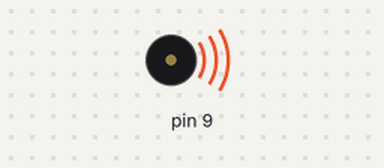
A sketch run on a simulated Arduino Uno, built with avr-gcc and run on an emulated ATmega328P. Parts: buzzer (waves = sounding).

Above: at 0.1 s.
At 14.1 s:
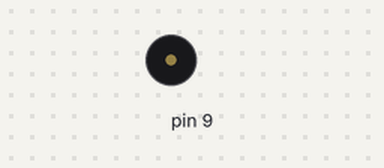
Timing chart, 0 to 15.6 s (numbered marks = the images above):
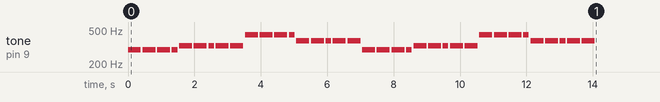

The sketch:

VIVA_LA_VIDA.ino
```cpp
/* UNIVERSIDADE FEDERAL RURAL DO SEMI-ARIDO
   CENTRO DE CIENCIAS EXATAS E NATURAIS - CCEN
   ===== FISICA, MUSICA E ROBÓTICA =====
   Musica: Viva La Vida - Coldplay
   */

int c2 = 65, d2 = 73, e2 = 82, fS2 = 93, g2 = 98, a2 = 110, b2 = 123;

// COMPASSO: 4/4
float andamento = 136;
// tempo do compasso(s) = 240 / andamento
float tempo = (240 / andamento) * 1000;


// notas na melodia:
int melodia[] = {
  d2,d2,d2,d2, e2, e2,e2,e2,e2,
  a2,a2,a2,a2, fS2, fS2,fS2,fS2,fS2,
  d2,d2,d2,d2, e2, e2,e2,e2,e2,
  a2,a2,a2,a2, fS2, fS2,fS2,fS2,fS2,
};

// duracoes das notas: 4 = quarto de tempo, 8 = oitavo de tempo, etc.:
int duracaoNotas[] = {
  4,4,4,8, 4, 4,8,4,4,
  4,4,4,8, 4, 4,8,4,4,
  4,4,4,8, 4, 4,8,4,4,
  4,4,4,8, 4, 4,8,4,4
};

void setup() {
  // itera as notas das melodias:
  for (int nota = 0; nota < 36; nota++) {
    // para calcular a duracao da nota, utilizaremos um segundo
    // dividido pelo tipo da nota.
    // ex. tempo = 1000:
    // quarto de tempo = 1000 / 4, oitavo de tempo = 1000/8, etc.
    int duracaoNota = tempo / (duracaoNotas[nota]);
    tone(9, 4*melodia[nota], duracaoNota - 50);

    // para distinguir as notas, reduziremos o tempo de nota tocado,
    // porem o tempo até o próxima nota se manterá.
    int pausaEntreNotas = duracaoNota;
    delay(pausaEntreNotas);
    // parar a funcao tone:
    noTone(9);
  }
}

void loop() {
  // nao precisa repetir a melodia.
}
```
